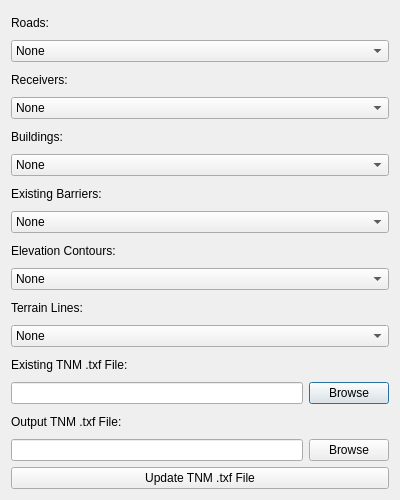
<ui version="4.0">
 <class>TNMBuilderDialogBase</class>
 <widget class="QDialog" name="TNMBuilderDialogBase">
  <property name="geometry">
   <rect>
    <x>0</x>
    <y>0</y>
    <width>400</width>
    <height>500</height>
   </rect>
  </property>
  <property name="windowTitle">
   <string>TNM Builder</string>
  </property>
  <layout class="QVBoxLayout" name="verticalLayout">
   <item>
    <widget class="QLabel" name="label">
     <property name="text">
      <string>Roads:</string>
     </property>
    </widget>
   </item>
   <item>
    <widget class="QComboBox" name="roadLayerComboBox">
     <item>
      <property name="text">
       <string>None</string>
      </property>
     </item>
    </widget>
   </item>
   <item>
    <widget class="QLabel" name="label_receivers">
     <property name="text">
      <string>Receivers:</string>
     </property>
    </widget>
   </item>
   <item>
    <widget class="QComboBox" name="receiversLayerComboBox">
     <item>
      <property name="text">
       <string>None</string>
      </property>
     </item>
    </widget>
   </item>
   <item>
    <widget class="QLabel" name="label_buildings">
     <property name="text">
      <string>Buildings:</string>
     </property>
    </widget>
   </item>
   <item>
    <widget class="QComboBox" name="buildingsLayerComboBox">
     <item>
      <property name="text">
       <string>None</string>
      </property>
     </item>
    </widget>
   </item>

   <item>
    <widget class="QLabel" name="label_existing_barriers">
     <property name="text">
      <string>Existing Barriers:</string>
     </property>
    </widget>
   </item>
   <item>
    <widget class="QComboBox" name="existingBarriersLayerComboBox">
     <item>
      <property name="text">
       <string>None</string>
      </property>
     </item>
    </widget>
   </item>


   <item>
    <widget class="QLabel" name="label_elevation_contours">
     <property name="text">
      <string>Elevation Contours:</string>
     </property>
    </widget>
   </item>
   <item>
    <widget class="QComboBox" name="elevationContoursLayerComboBox">
     <item>
      <property name="text">
       <string>None</string>
      </property>
     </item>
    </widget>
   </item>
   <item>
    <widget class="QLabel" name="label_terrain_lines">
     <property name="text">
      <string>Terrain Lines:</string>
     </property>
    </widget>
   </item>
   <item>
    <widget class="QComboBox" name="terrainLinesLayerComboBox">
     <item>
      <property name="text">
       <string>None</string>
      </property>
     </item>
    </widget>
   </item>
   <item>
    <widget class="QLabel" name="label_2">
     <property name="text">
      <string>Existing TNM .txf File:</string>
     </property>
    </widget>
   </item>
   <item>
    <layout class="QHBoxLayout" name="horizontalLayout">
     <item>
      <widget class="QLineEdit" name="existingFileLineEdit"/>
     </item>
     <item>
      <widget class="QPushButton" name="browseExistingButton">
       <property name="text">
        <string>Browse</string>
       </property>
      </widget>
     </item>
    </layout>
   </item>
   <item>
    <widget class="QLabel" name="label_output">
     <property name="text">
      <string>Output TNM .txf File:</string>
     </property>
    </widget>
   </item>
   <item>
    <layout class="QHBoxLayout" name="horizontalLayout_output">
     <item>
      <widget class="QLineEdit" name="outputFileLineEdit"/>
     </item>
     <item>
      <widget class="QPushButton" name="browseOutputButton">
       <property name="text">
        <string>Browse</string>
       </property>
      </widget>
     </item>
    </layout>
   </item>
   <item>
    <widget class="QPushButton" name="updateFileButton">
     <property name="text">
      <string>Update TNM .txf File</string>
     </property>
    </widget>
   </item>
  </layout>
 </widget>
 <resources/>
 <connections/>
</ui>
